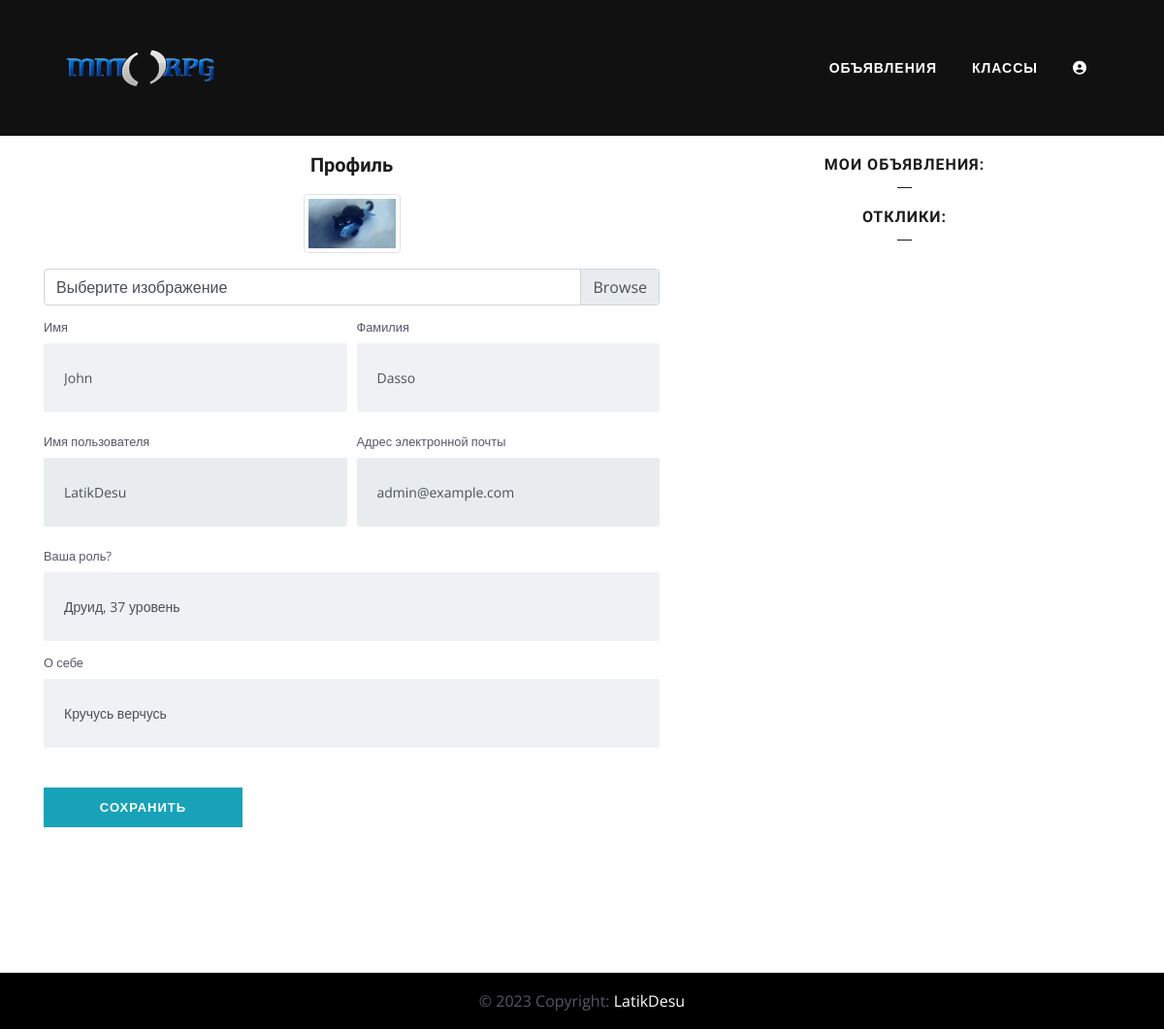
Screenshot of /users/profile/3/ (signed in) with the database file from the repository.
### accounts/models.py (models this page shows, shortened)
class User(AbstractUser):
    image = models.ImageField(upload_to='users', null=True, blank=True,
                              default='users/default_avatar.jpg')
    is_verified_email = models.BooleanField(default=False)
    about = models.TextField(blank=True)
    role = models.CharField(max_length=100, default='no class')
    class Meta:
        verbose_name = "Пользователь"
        verbose_name_plural = "Пользователи"
        app_label = 'accounts'

### accounts/views.py (the view, shortened to what this page needs)
# urls.py: path('profile/<int:pk>/', login_required(UserProfileView.as_view()), name='profile'),
class UserProfileView(LoginRequiredMixin, UpdateView):
    model = User
    form_class = UserProfileForm
    template_name = 'accounts/profile.html'
    def get_context_data(self, *args, **kwargs):
        context = super(UserProfileView, self).get_context_data()
        context['posts'] = Post.objects.filter(user=self.request.user).order_by('-time')
        return context

### accounts/forms.py
class UserProfileForm(UserChangeForm):
    first_name = forms.CharField(widget=forms.TextInput(attrs={'class': 'form-control py-4'}))
    last_name = forms.CharField(widget=forms.TextInput(attrs={'class': 'form-control py-4'}))
    image = forms.ImageField(widget=forms.FileInput(attrs={'class': 'custom-file-input'}), required=False)
    username = forms.CharField(widget=forms.TextInput(attrs={'class': 'form-control py-4', 'readonly': True}))
    email = forms.CharField(widget=forms.TextInput(attrs={'class': 'form-control py-4', 'readonly': True}))
    role = forms.CharField(widget=forms.TextInput(attrs={'class': 'form-control py-4'}))
    about = forms.CharField(widget=forms.TextInput(attrs={'class': 'form-control py-4'}))
    class Meta:
        model = User
        fields = ('first_name', 'last_name', 'image', 'username', 'email', 'role', 'about')

### posts/templatetags/post_tags.py (called while the page is built)
@register.simple_tag
def get_categories():
    return Category.objects.all()

### templates/accounts/profile.html (shortened to what this page needs)
{% extends 'base.html' %}
{% load static %}
{% block content %}
		<div class="container">
				<div class="row">
						<div class="col-lg-7">
								<h4 class="mt-3 mb-3 text-center">Профиль</h4>
								<div class="col-lg-12 text-center">
										<img width="100" height="100"
										     src="{% if user.image %} {{ user.image.url }} {% else %} {% static 'images/default_avatar.jpg' %} {% endif %}"
										     class="img-thumbnail">
								</div>
								<form action="{% url 'accounts:profile' user.id %}" method="post" enctype="multipart/form-data">
										<div class="form-row mb-2 mt-3">
												<div class="col-lg-12">
														<div class="custom-file">
																<label class="custom-file-label" for="{{ form.image.id_for_label }}">
																		Выберите изображение
																</label>
														</div>
												</div>
										</div>
										<div class="form-row">
												<div class="col-lg-6">
														<div class="form-group">
																<label class="small mb-1" for="{{ form.first_name.id_for_label }}">Имя</label>
																{{ form.first_name }}
														</div>
												</div>
												<div class="col-lg-6">
														<div class="form-group">
																<label class="small mb-1" for="{{ form.last_name.id_for_label }}">Фамилия</label>
																{{ form.last_name }}
														</div>
												</div>
										</div>
										<div class="form-row">
												<div class="col-lg-6">
														<label class="small mb-1" for="{{ form.username.id_for_label }}">Имя пользователя</label>
														{{ form.username }}
												</div>
												<div class="col-lg-6">
														<label class="small mb-1" for="{{ form.email.id_for_label }}">
																Адрес электронной почты
														</label>
														{{ form.email }}
												</div>
										</div>
										<div class="form-row mb-2 mt-3">
												<div class="col-lg-12">
														<label class="small mb-1" for="{{ form.role.id_for_label }}">
																Ваша роль?
														</label>
														{{ form.role }}
												</div>
										</div>
										<div class="form-row mb-2">
												<div class="col-lg-12">
														<label class="small mb-1" for="{{ form.about.id_for_label }}">
																О себе
														</label>
														{{ form.about }}
												</div>
										</div>
										<div class="form-row">
												<div class="col-lg-4" style="margin-top: 33px;">
														<input class="btn btn-info btn-block" type="submit" value="Сохранить">
												</div>
										</div>
								</form>
						</div>
						<div class="col-lg-5">
								<div class="sidebar-widget category mb-5">
										<h4 class="mt-3 mb-3 text-center widget-title">Мои объявления:</h4>
										<h4 class="mt-3 mb-3 text-center widget-title">Отклики:</h4>
								</div>
						</div>
				</div>
		</div>
{% endblock %}

### static/css/style.css (style rules this page uses)
body, p { font-family: "Open Sans", sans-serif; line-height: 26px; font-size: 16px; text-rendering: optimizeLegibility; color: #666; font-weight: 400; }
html { overflow-x: hidden; width: 100%; height: 100%; }
h1, .h1, h2, .h2, h3, .h3, h4, .h4, h5, .h5, h6, .h6 { color: #1c1c1c; font-weight: 600; font-family: "Unna", serif; }
h4, .h4 { font-size: 20px; line-height: 28px; }
body { background: #fff; color: #575769; }
html, body { height: 100%; }
.form-control { box-shadow: none; border: 1px solid transparent; padding: 12px 20px; background: #f0f1f4; font-size: 14px; border-radius: 2px; }
.btn { border-radius: 0px; padding: 10px 30px; font-weight: 600; text-transform: uppercase; color: #fff; transition: 350ms; letter-spacing: 1px; font-size: 13px; border: 1px solid transparent; }
.sidebar-widget .widget-title { text-transform: uppercase; font-size: 16px; letter-spacing: 1px; position: relative; padding-bottom: 10px; margin-bottom: 30px; }
.sidebar-widget .widget-title:after { position: absolute; bottom: 0; overflow: hidden; width: 15px; height: 1px; border-top: 1px solid; content: ""; left: 50%; margin-left: -8px; }

### rows the page displays
User: image (picture), first_name "John", last_name "Dasso", username "LatikDesu", email "admin@example.com", role "Друид, 37 уровень", about "Кручусь верчусь"
